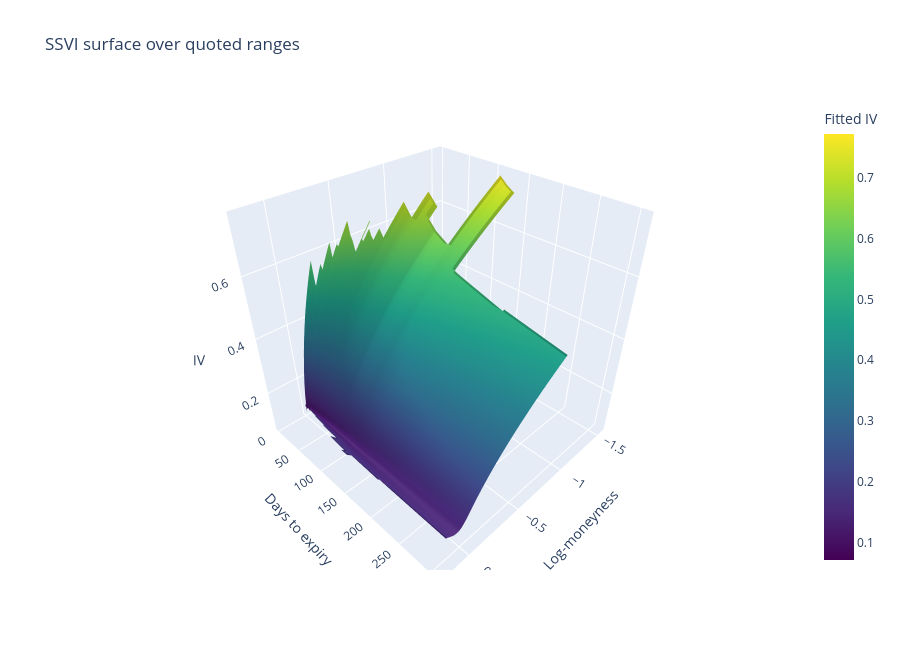

The cell this chart's notebook holds for it:
### Markdown cell above
## Rendered SSVI surface

Drag the Plotly figure to rotate it and scroll to zoom. The mesh connects fitted expiry slices where adjacent expiries both have filtered quotes. Each row uses that expiry's estimated $\theta_{\mathrm{ATM}}$ and the shared $\rho$, $\eta$, and $\gamma$. The facets between rows are a plotting connection, not an estimated continuous ATM-variance curve.

### Code cell
expiry_ranges = observations.groupby("expiry_date").agg(
    days_to_expiry=("days_to_expiry", "first"),
    time_to_expiry=("time_to_expiry", "first"),
    theta_atm=("theta_atm", "first"),
    k_min=("log_moneyness", "min"),
    k_max=("log_moneyness", "max"),
).sort_values("days_to_expiry")

k_grid = np.linspace(observations["log_moneyness"].min(), observations["log_moneyness"].max(), 160)
k_mesh, dte_mesh = np.meshgrid(k_grid, expiry_ranges["days_to_expiry"])
theta = expiry_ranges["theta_atm"].to_numpy()[:, None]
tau = expiry_ranges["time_to_expiry"].to_numpy()[:, None]
iv_mesh = np.sqrt(
    ssvi_total_variance(k_mesh, theta, result["rho"], result["eta"], result["gamma"]) / tau
)
within_quotes = (
    (k_mesh >= expiry_ranges["k_min"].to_numpy()[:, None])
    & (k_mesh <= expiry_ranges["k_max"].to_numpy()[:, None])
)
iv_mesh = np.ma.masked_where(~within_quotes, iv_mesh)

import plotly.graph_objects as go

surface_fig = go.Figure(go.Surface(
    x=k_grid,
    y=expiry_ranges["days_to_expiry"].to_numpy(),
    z=iv_mesh.filled(np.nan),
    colorscale="Viridis",
    connectgaps=False,
    colorbar=dict(title="Fitted IV"),
    hovertemplate="k=%{x:.3f}<br>DTE=%{y}<br>IV=%{z:.3f}<extra></extra>",
))
surface_fig.update_layout(
    title="SSVI surface over quoted ranges",
    scene=dict(
        xaxis_title="Log-moneyness",
        yaxis_title="Days to expiry",
        zaxis_title="IV",
    ),
    width=900, height=650,
)
surface_fig.show()

### Figure 1 — Plotly figure (JSON) as saved in the notebook; plotly's stock layout.template omitted (floating-point values rounded to 4 significant figures; data arrays with more than 128 entries replaced by an {"elided": "..."} marker saying what was removed)
{"data": [{"colorbar": {"title": {"text": "Fitted IV"}}, "colorscale": [[0, "#440154"], [0.1111, "#482878"], [0.2222, "#3e4989"], [0.3333, "#31688e"], [0.4444, "#26828e"], [0.5556, "#1f9e89"], [0.6667, "#35b779"], [0.7778, "#6ece58"], [0.8889, "#b5de2b"], [1, "#fde725"]], "connectgaps": false, "hovertemplate": "k=%{x:.3f}<br>DTE=%{y}<br>IV=%{z:.3f}<extra></extra>", "type": "surface", "x": {"elided": "160 float values"}, "y": [4, 5, 6, 7, 10, 11, 12, 13, 14, 17, 18, 19, 20, 21, 24, 25, 26, 27, 28, 31, 32, 33, 34, 35, 38, 39, 40, 42, 49, 63, 84, 91, 112, 124, 140, 154, 214, 305], "z": {"elided": "38x160 float values"}}], "layout": {"height": 650, "scene": {"xaxis": {"title": {"text": "Log-moneyness"}}, "yaxis": {"title": {"text": "Days to expiry"}}, "zaxis": {"title": {"text": "IV"}}}, "title": {"text": "SSVI surface over quoted ranges"}, "width": 900}}
